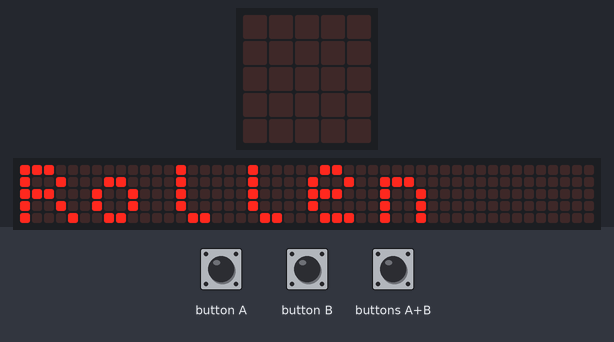
Bench run of a program on a simulated BBC micro:bit (MakeCode). On the bench: the board's 5×5 LED display, a strip that is not on the board, showing the scrolling text unrolled. The inputs (shaded band) are chosen by the test bench. The 48×5 strip is a reading aid, not a part: it shows the text the display is scrolling, unrolled, one strip-width of it at a time.

Above: at 5.9 s.
7.6 s: button A pressed for 0.15 s
At 8.4 s:
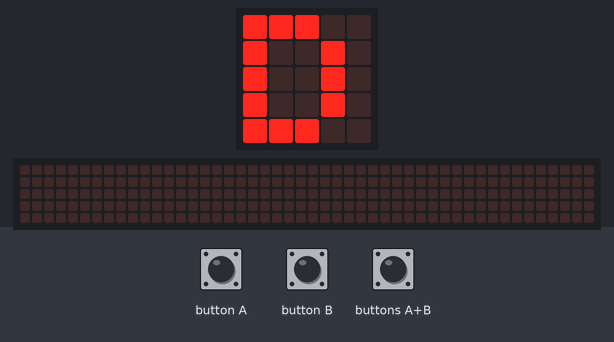
9.2 s: button B pressed for 0.15 s
At 9.6 s:
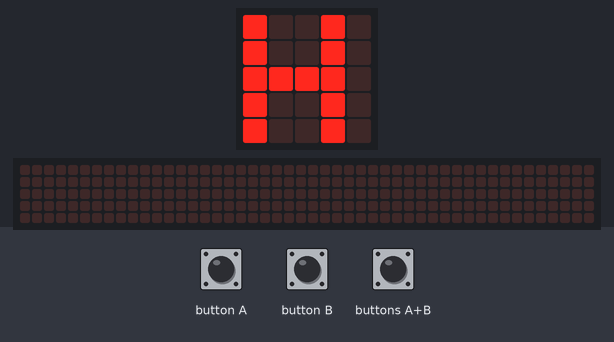
10.8 s: buttons A+B pressed for 0.15 s
At 12.1 s:
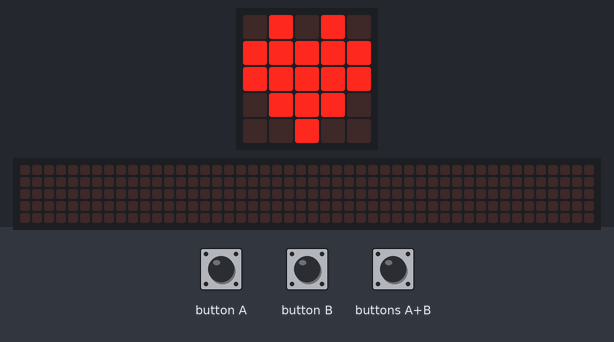
12.4 s: button A pressed for 0.15 s
At 13.7 s:
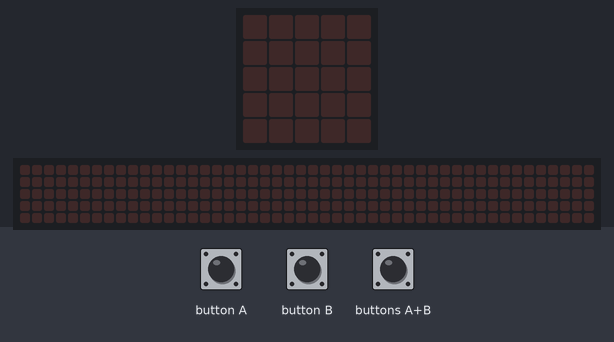
14.5 s: buttons A+B pressed for 1 s
At 16.1 s:
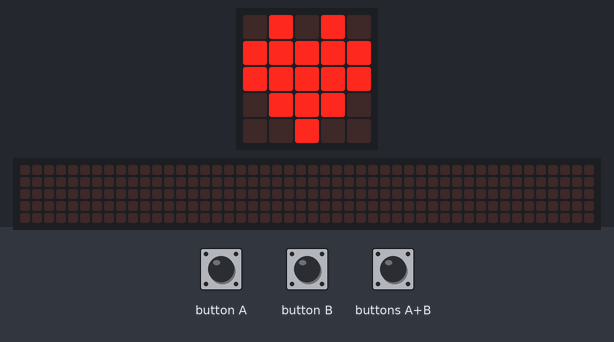
Timing chart, 0 to 17.6 s (numbered marks = the images above; inputs shaded):
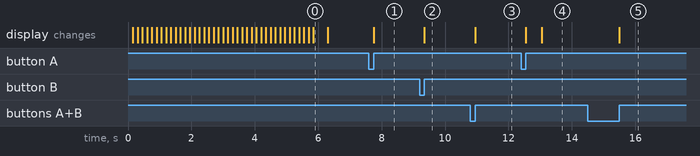

The program:

main.ts
```typescript
function scrollmenu (direction: number) {
    Auswahl += -1
    if (Auswahl < 0) {
        Auswahl += Rollen.length
    } else if (Auswahl >= Rollen.length) {
        Auswahl = Auswahl - Rollen.length
    }
    basic.showString("" + (Rollen[Auswahl]))
}
input.onButtonPressed(Button.A, function () {
    if (mode == 0) {
        scrollmenu(-1)
    } else if (Auswahl == 1) {
        basic.showIcon(IconNames.Angry)
        basic.pause(100)
        basic.clearScreen()
    } else if (Auswahl == 2) {
        basic.showLeds(`
            # # # # #
            . # . # .
            # . . . #
            # # # # #
            . # # # .
            `)
        basic.pause(100)
        basic.clearScreen()
    } else if (Auswahl == 3) {
        basic.showIcon(IconNames.Happy)
        basic.pause(100)
        basic.clearScreen()
    } else {
        basic.showLeds(`
            . # # . .
            . . . # .
            . . # . .
            . . . . .
            . . # . .
            `)
    }
})
input.onButtonPressed(Button.AB, function () {
    if (Auswahl != 0) {
        mode = Auswahl
        basic.showIcon(IconNames.Heart)
    }
})
input.onButtonPressed(Button.B, function () {
    if (mode == 0) {
        scrollmenu(1)
    }
})
radio.onReceivedValue(function (name, value) {
    basic.showIcon(IconNames.No)
})
let mode = 0
let Auswahl = 0
let Rollen: string[] = []
Rollen = [
"Rollen",
"W",
"H",
"D"
]
Auswahl = 0
mode = 0
basic.showString("" + (Rollen[Auswahl]))
```

test.ts
```typescript
// Hier kann man Tests durchführen; diese Datei wird nicht kompiliert, wenn dieses Paket als Erweiterung verwendet wird.
```

Measured:
- after the input at 7.6 s, the display: changes after 0.15 s (image 1)
- after the input at 9.2 s, the display: changes after 0.15 s (image 2)
- after the input at 10.8 s, the display: changes after 0.15 s (image 3)
- after the input at 12.4 s, the display: first changes after 0.15 s (image 4 shows a later state)
- after the input at 14.5 s, the display: changes after 1.0 s (image 5)
- what the display in image 0 shows lasts 0.4 s, from 5.9 s to 6.3 s
